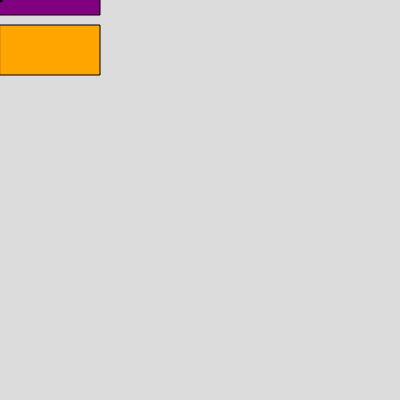
Frame 1 (no input)
Frame 60 (no input): identical to frame 1, image omitted
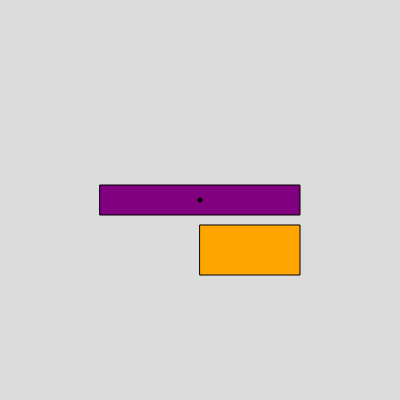
Frame 120 (the mouse pressed at the canvas centre since frame 60)

The p5.js sketch that drew these frames (run headless with seeded random() and noise() and a simulated clock; from frame 60 on, the mouse is pressed at the canvas centre):

// p5.js sketch
// ── sketch.js
function setup() {
  createCanvas(400, 400);
  rectMode(CENTER);
}

function draw() {
  background(220);
  strokeWeight(1);
  fill("orange");
  translate(mouseX,mouseY);
  rect(50,50,100,50);
  fill("purple");
  rect(0,0,200,30);
  strokeWeight(5);
  point(0,0);
}
